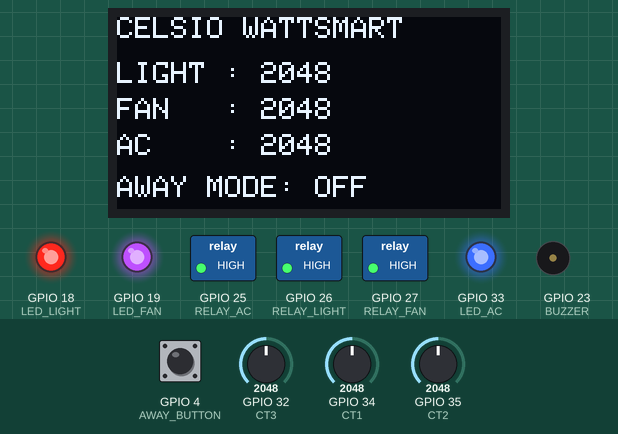
Bench run of a sketch on a simulated ESP32. On the bench: 128×64 one-colour display, switched loads named in the sketch (green lamp = pin HIGH), output pins drawn as LEDs (lit = HIGH), buzzer (waves = sounding). The test bench sets the inputs (shaded band); at power-on: GPIO 4 (AWAY_BUTTON) HIGH, GPIO 32 (CT3) = 2048, GPIO 34 (CT1) = 2048, GPIO 35 (CT2) = 2048. What the sketch prints to the serial monitor is not drawn.

Above: at 3.2 s.
3.3 s: GPIO 4 (AWAY_BUTTON) pulled LOW for 0.65 s
At 5.6 s:
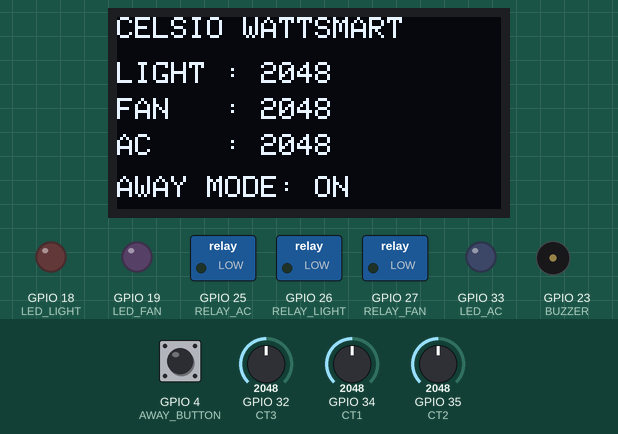
5.9 s: GPIO 4 (AWAY_BUTTON) pulled LOW for 1 s
At 6.6 s:
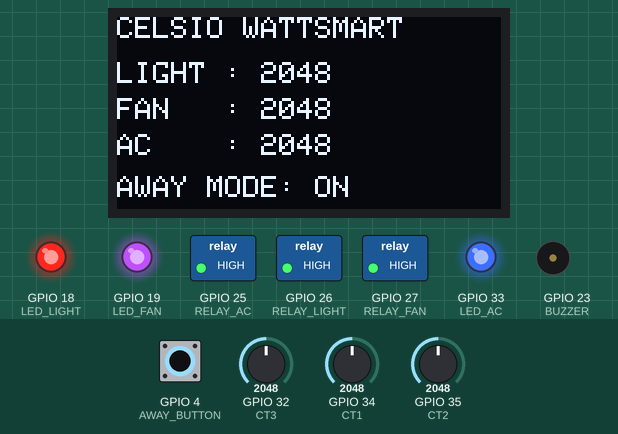
8.4 s: GPIO 32 (CT3) set to 2866
At 9.7 s:
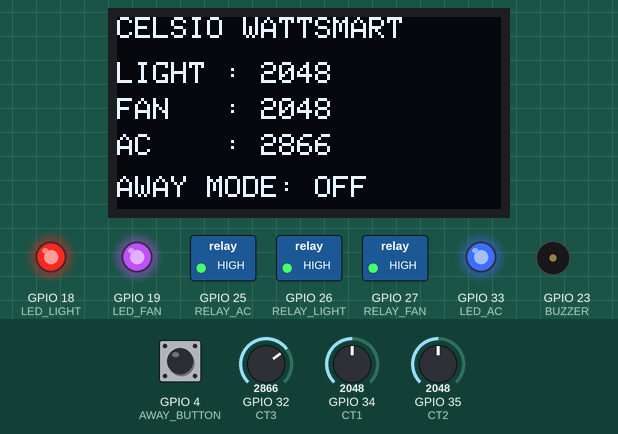
10.4 s: GPIO 34 (CT1) set to 2866
At 11.4 s:
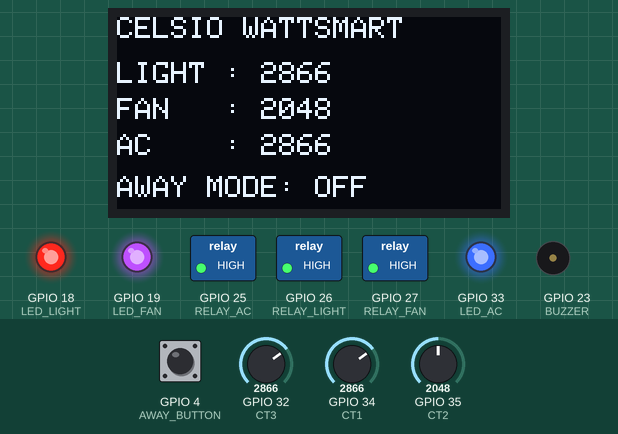
12.0 s: GPIO 35 (CT2) set to 2866
At 13.0 s:
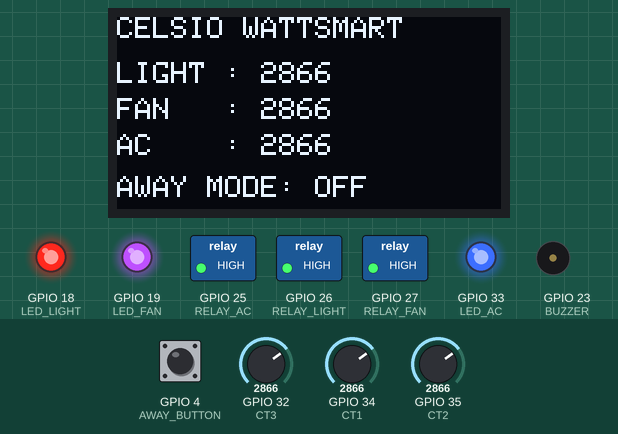
13.6 s: GPIO 32 (CT3) set to 3603
At 14.7 s:
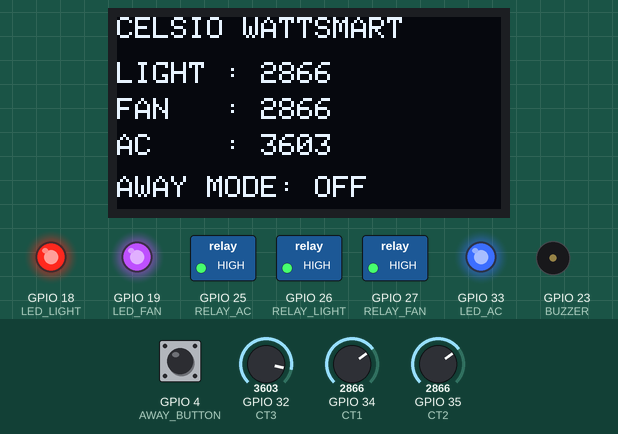
Timing chart, 0 to 16.1 s (numbered marks = the images above; inputs shaded):
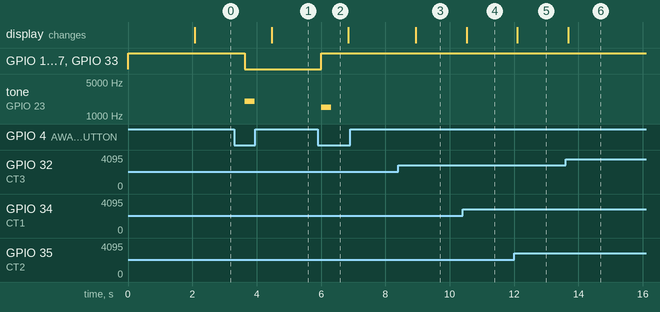

Measured:
- after the input at 3.3 s, GPIO 18 (LED_LIGHT), GPIO 19 (LED_FAN), GPIO 25 (RELAY_AC), GPIO 26 (RELAY_LIGHT), GPIO 27 (RELAY_FAN), GPIO 33 (LED_AC): HIGH → LOW after 0.33 s; tone on GPIO 23 (BUZZER): silent → 2000 Hz after 0.33 s, → silent 0.30 s later; the display: changes after 1.2 s (image 1)
- after the input at 5.9 s, GPIO 18 (LED_LIGHT), GPIO 19 (LED_FAN), GPIO 25 (RELAY_AC), GPIO 26 (RELAY_LIGHT), GPIO 27 (RELAY_FAN), GPIO 33 (LED_AC): LOW → HIGH after 0.11 s; tone on GPIO 23 (BUZZER): silent → 1500 Hz after 0.11 s, → silent 0.30 s later
- after the input at 8.4 s, the display: changes after 0.54 s (image 3)
- after the input at 10.4 s, the display: changes after 0.12 s (image 4)
- after the input at 12.0 s, the display: changes after 0.10 s (image 5)
- after the input at 13.6 s, the display: changes after 0.08 s (image 6)

The sketch:

sketch.ino
```cpp
#include <Wire.h>
#include <Adafruit_GFX.h>
#include <Adafruit_SSD1306.h>

// ---------- OLED ----------
#define SCREEN_WIDTH 128
#define SCREEN_HEIGHT 64
Adafruit_SSD1306 display(SCREEN_WIDTH, SCREEN_HEIGHT, &Wire, -1);

// ---------- CT Sensors ----------
#define CT1 34
#define CT2 35
#define CT3 32

// ---------- Relays ----------
#define RELAY_LIGHT 26
#define RELAY_FAN   27
#define RELAY_AC    25

// ---------- LEDs ----------
#define LED_LIGHT 18
#define LED_FAN   19
#define LED_AC    33

// ---------- Buzzer ----------
#define BUZZER 23

// ---------- Away Mode Button ----------
#define AWAY_BUTTON 4

bool awayMode = false;

void setup() {
  Serial.begin(115200);

  // Relay outputs
  pinMode(RELAY_LIGHT, OUTPUT);
  pinMode(RELAY_FAN, OUTPUT);
  pinMode(RELAY_AC, OUTPUT);

  // LED outputs
  pinMode(LED_LIGHT, OUTPUT);
  pinMode(LED_FAN, OUTPUT);
  pinMode(LED_AC, OUTPUT);

  // Buzzer
  pinMode(BUZZER, OUTPUT);

  // Button
  pinMode(AWAY_BUTTON, INPUT_PULLUP);

  // Start everything ON
  digitalWrite(RELAY_LIGHT, HIGH);
  digitalWrite(RELAY_FAN, HIGH);
  digitalWrite(RELAY_AC, HIGH);

  digitalWrite(LED_LIGHT, HIGH);
  digitalWrite(LED_FAN, HIGH);
  digitalWrite(LED_AC, HIGH);

  // OLED
  if (!display.begin(SSD1306_SWITCHCAPVCC, 0x3C)) {
    Serial.println("OLED not found");
    while (true);
  }

  display.clearDisplay();
  display.setTextColor(WHITE);
  display.setTextSize(1);

  display.setCursor(0, 0);
  display.println("CELSIO WATTSMART");
  display.println();
  display.println("System Starting...");
  display.display();

  delay(2000);
}

void loop() {

  // ---------- Away Mode Button ----------
  if (digitalRead(AWAY_BUTTON) == LOW) {

    awayMode = !awayMode;

    if (awayMode) {
      activateAwayMode();
    } else {
      deactivateAwayMode();
    }

    delay(500);
  }

  // ---------- Read CT Sensors ----------
  int current1 = analogRead(CT1);
  int current2 = analogRead(CT2);
  int current3 = analogRead(CT3);

  // ---------- OLED Display ----------
  display.clearDisplay();

  display.setCursor(0, 0);
  display.setTextSize(1);
  display.println("CELSIO WATTSMART");

  display.setCursor(0, 15);
  display.print("LIGHT : ");
  display.println(current1);

  display.setCursor(0, 27);
  display.print("FAN   : ");
  display.println(current2);

  display.setCursor(0, 39);
  display.print("AC    : ");
  display.println(current3);

  display.setCursor(0, 53);

  if (awayMode) {
    display.println("AWAY MODE: ON");
  } else {
    display.println("AWAY MODE: OFF");
  }

  display.display();

  // ---------- Serial Monitor ----------
  Serial.print("Light: ");
  Serial.print(current1);

  Serial.print(" | Fan: ");
  Serial.print(current2);

  Serial.print(" | AC: ");
  Serial.print(current3);

  Serial.print(" | Away Mode: ");

  if (awayMode) {
    Serial.println("ON");
  } else {
    Serial.println("OFF");
  }

  delay(500);
}


// =================================================
// AWAY MODE ON
// =================================================

void activateAwayMode() {

  // Turn selected appliances OFF
  digitalWrite(RELAY_LIGHT, LOW);
  digitalWrite(RELAY_FAN, LOW);
  digitalWrite(RELAY_AC, LOW);

  // Turn indicator LEDs OFF
  digitalWrite(LED_LIGHT, LOW);
  digitalWrite(LED_FAN, LOW);
  digitalWrite(LED_AC, LOW);

  // Short buzzer alert
  tone(BUZZER, 2000);
  delay(300);
  noTone(BUZZER);

  Serial.println("AWAY MODE ACTIVATED");
}


// =================================================
// AWAY MODE OFF
// =================================================

void deactivateAwayMode() {

  // Turn appliances ON
  digitalWrite(RELAY_LIGHT, HIGH);
  digitalWrite(RELAY_FAN, HIGH);
  digitalWrite(RELAY_AC, HIGH);

  // Turn indicator LEDs ON
  digitalWrite(LED_LIGHT, HIGH);
  digitalWrite(LED_FAN, HIGH);
  digitalWrite(LED_AC, HIGH);

  // Short buzzer alert
  tone(BUZZER, 1500);
  delay(300);
  noTone(BUZZER);

  Serial.println("AWAY MODE DEACTIVATED");
}
```
